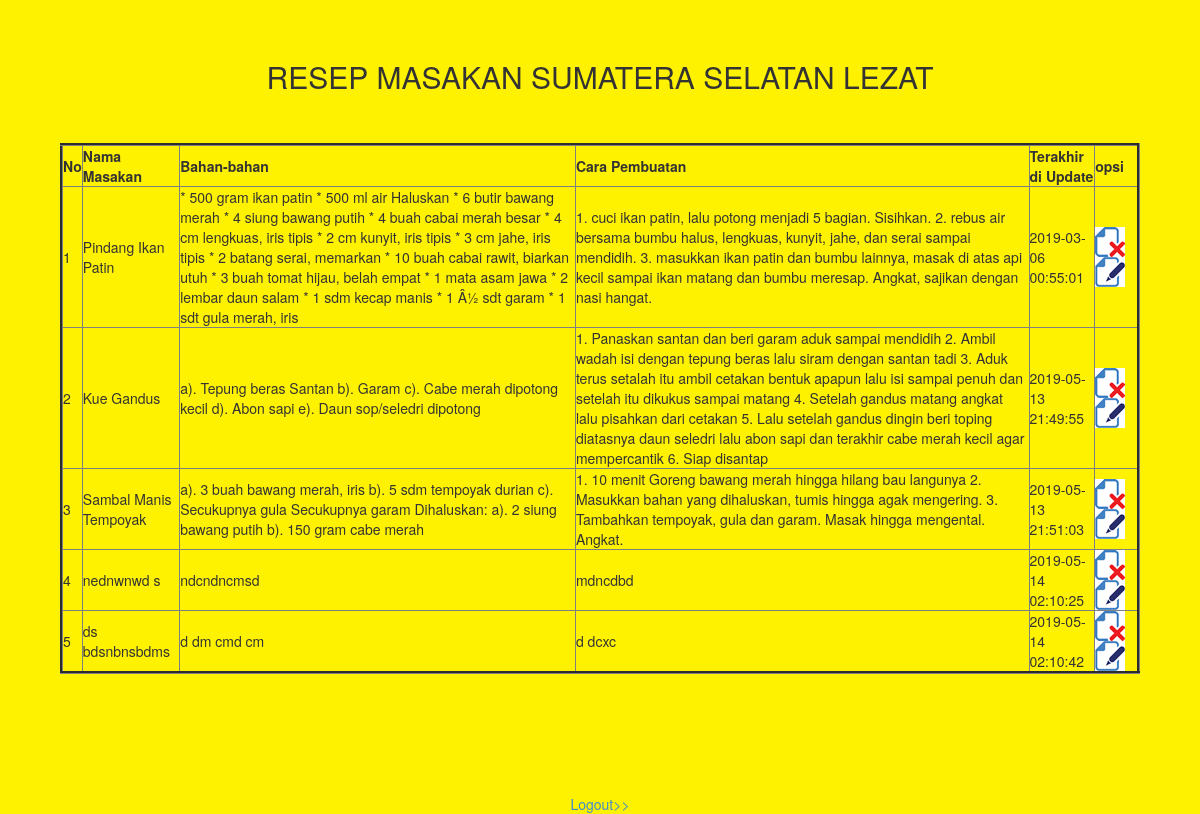
Screenshot of /log.php with the database file from the repository.
### tables this page shows
CREATE TABLE `blog` (
  `id` int(11) NOT NULL,
  `namamasakan` varchar(200) NOT NULL,
  `bahan` text NOT NULL,
  `langkah` text NOT NULL,
  `waktu` timestamp NOT NULL DEFAULT CURRENT_TIMESTAMP ON UPDATE CURRENT_TIMESTAMP
);

### koneksi.php (called while the page is built, shortened)
<?php
	$conn = mysqli_connect("sql211.epizy.com","epiz_23904844","9Sio94xL","epiz_23904844_adek");
	function query ($query){
		global $conn;
		$result = mysqli_query ($conn,$query);
		$rows = [];
		while ($mhs = mysqli_fetch_assoc($result)) {
			$rows[]=$mhs;
		}
		return $rows;
	}
 ?>

### log.php (the view, shortened to what this page needs)
<?php
require 'koneksi.php';
  $tampil = query ("SELECT * FROM blog");
 ?>
<!DOCTYPE html>
<html>
<head>
  <link href="dist/css/bootstrap.min.css" rel="stylesheet">
   <link rel="stylesheet" type="text/css" href="style1.css">
</head>
<body>
<body style="background:url(gmb3.png)">
<center>
<br><br>
    <h2>RESEP MASAKAN SUMATERA SELATAN LEZAT</h2>
  <br><br>
    <table border="3" cellpadding="10" cellspacing="10" width="90%">
  <tr>
     <th>No</th>
    <th>Nama Masakan</th>
    <th>Bahan-bahan</th>
    <th>Cara Pembuatan</th>
    <th>Terakhir di Update</th>
    <th>opsi</th>
  </tr>
<?php $i=1; ?>
<?php foreach ($tampil as $x ) :   ?>
  <tr>
    <td><?= $i; ?></td>
    <td><?= $x["namamasakan"] ?></td>
    <td><?= $x["bahan"];  ?></td>
    <td><?= $x["langkah"];  ?></td>
    <td><?= $x["waktu"];  ?></td>
    <td><a href="register.php?id=<?php echo $x['id']?>" onclick =" return confirm ('yakin untuk dihapus?');"><img src="image/btn_delete.png"></a>&nbsp;&nbsp;<a href="register.php?id=<?php echo $x['id']?>"><img src="image/btn_edit.png"></a></td>
  </tr>
<?php $i++; ?>
<?php endforeach; ?>
</table>
</center>
<br>
<center>
<br><br><br><br><br>
<a href="logout.php">Logout>></a>
</center>
  </body>
</html>

### rows the page displays
blog: namamasakan "Pindang Ikan Patin", bahan "* 500 gram ikan patin * 500 ml air Haluskan * 6 butir bawang merah * 4 siung bawang putih * 4 buah cabai merah besar * 4 cm lengkuas, iris tipis * 2 cm kunyit, iris tipis * 3 cm jahe, iris tipis * 2 batang serai, memarkan * 10 buah cabai rawit, biarkan utuh * 3 buah tomat hijau, belah empat * 1 mata asam jawa * 2 lembar daun salam * 1 sdm kecap manis * 1 Â½ sdt garam * 1 sdt gula merah, iris", langkah "1. cuci ikan patin, lalu potong menjadi 5 bagian. Sisihkan. 2. rebus air bersama bumbu halus, lengkuas, kunyit, jahe, dan serai sampai mendidih. 3. masukkan ikan patin dan bumbu lainnya, masak di atas api kecil sampai ikan matang dan bumbu meresap. Angkat, sajikan dengan nasi hangat.", waktu "2019-03-06 00:55:01"
blog: namamasakan "Kue Gandus", bahan "a). Tepung beras Santan b). Garam c). Cabe merah dipotong kecil d). Abon sapi e). Daun sop/seledri dipotong", langkah "1. Panaskan santan dan beri garam aduk sampai mendidih 2. Ambil wadah isi dengan tepung beras lalu siram dengan santan tadi 3. Aduk terus setalah itu ambil cetakan bentuk apapun lalu isi sampai penuh dan setelah itu dikukus sampai matang 4. Setelah gandus matang angkat lalu pisahkan dari cetakan 5. Lalu setelah gandus dingin beri toping diatasnya daun seledri lalu abon sapi dan terakhir cabe merah kecil agar mempercantik 6. Siap disantap", waktu "2019-05-13 21:49:55"
blog: namamasakan "Sambal Manis Tempoyak", bahan "a). 3 buah bawang merah, iris b). 5 sdm tempoyak durian c). Secukupnya gula Secukupnya garam Dihaluskan: a). 2 siung bawang putih b). 150 gram cabe merah", langkah "1. 10 menit Goreng bawang merah hingga hilang bau langunya 2. Masukkan bahan yang dihaluskan, tumis hingga agak mengering. 3. Tambahkan tempoyak, gula dan garam. Masak hingga mengental. Angkat.", waktu "2019-05-13 21:51:03"
blog: namamasakan "nednwnwd s", bahan "ndcndncmsd", langkah "mdncdbd", waktu "2019-05-14 02:10:25"
blog: namamasakan "ds bdsnbnsbdms", bahan "d dm cmd cm", langkah "d dcxc", waktu "2019-05-14 02:10:42"
